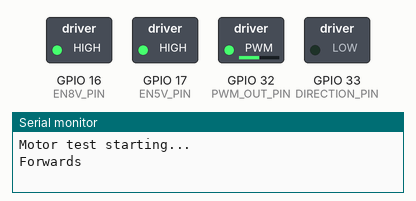
This sketch was run on a simulated ESP32. On the bench: switched loads named in the sketch (green lamp = pin HIGH), the last lines printed to the serial monitor. Pins used as bus, display or sensor lines are not drawn.

Above: at 0.1 s.
At 1.6 s:
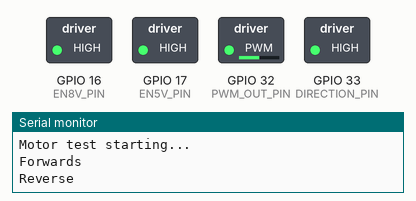
At 2.6 s:
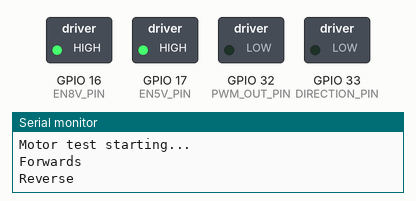
Timing chart, 0 to 4.1 s (numbered marks = the images above):
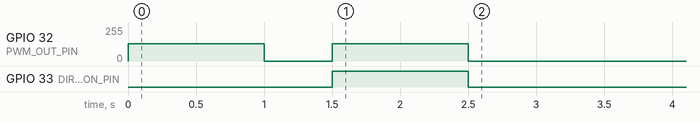

The sketch:

Basic.ino
```cpp
#include "Motor.h"

// Define pins
#define EN8V_PIN 16
#define EN5V_PIN 17
#define DVR_SLEEP_PIN 12
#define PWM_OUT_PIN 32  // PWM output pin
#define DIRECTION_PIN 33  // Direction control pin

void setup() {
	Serial.begin(115200);
	Serial.println("Motor test starting...");

	HardwareDevices::Motor motor{PWM_OUT_PIN, DIRECTION_PIN, EN8V_PIN, EN5V_PIN, DVR_SLEEP_PIN};

	motor.rotate(128); // Forwards
	delay(1000);
	motor.stop();
	delay(500);

	motor.rotate(-128); // Reverse
	delay(1000);
	motor.stop();
	delay(500);
}

void loop() {
	// Empty loop
}
```

Motor.cpp
```cpp
#include <Arduino.h>

#include "Motor.h"

namespace HardwareDevices
{
	// Private
	void Motor::initPins()
	{
		// Initialize pins
		pinMode(EN8V_PIN, OUTPUT);
		pinMode(EN5V_PIN, OUTPUT);
		pinMode(DVR_SLEEP_PIN, OUTPUT);
		pinMode(PWM_OUT_PIN, OUTPUT);
		pinMode(DIRECTION_PIN, OUTPUT);
	}

	void Motor::enableDrivers()
	{
		// Enable power and wake up driver
		digitalWrite(EN8V_PIN, HIGH);
		digitalWrite(EN5V_PIN, HIGH);
		digitalWrite(DVR_SLEEP_PIN, HIGH);
	}

	// Public
	void Motor::rotate(short SPEED) {
		SPEED = constrain(SPEED, -255, 255);  // Limit to valid PWM range

		if(SPEED > 0)
		{
			// Forwards
			Serial.println("Forwards");
			digitalWrite(DIRECTION_PIN, LOW);
		}
		else
		{
			// Reverse
			Serial.println("Reverse");
			digitalWrite(DIRECTION_PIN, HIGH);
		}

		analogWrite(PWM_OUT_PIN, abs(SPEED)); // Ensure value is not negative
	}

	void Motor::stop()
	{
		digitalWrite(DIRECTION_PIN, LOW);
		analogWrite(PWM_OUT_PIN, 0);
	}
}
```

Motor.h
```cpp
#ifndef MOTOR_H
#define MOTOR_H

namespace HardwareDevices
{
	class Motor
	{
		private:
			const byte EN8V_PIN;
			const byte EN5V_PIN;
			const byte DVR_SLEEP_PIN;

			const byte PWM_OUT_PIN;
			const byte DIRECTION_PIN;

			void initPins();
			void enableDrivers();

		public:
			Motor(const byte PWM_OUT_PIN, const byte DIRECTION_PIN, const byte EN8V_PIN, const byte EN5V_PIN, const byte DVR_SLEEP_PIN)
				: PWM_OUT_PIN(PWM_OUT_PIN), DIRECTION_PIN(DIRECTION_PIN), EN8V_PIN(EN8V_PIN), EN5V_PIN(EN5V_PIN), DVR_SLEEP_PIN(DVR_SLEEP_PIN)
			{
				initPins();
				enableDrivers();
			}
			void rotate(short SPEED);
			void stop();
	};
}

#endif
```
